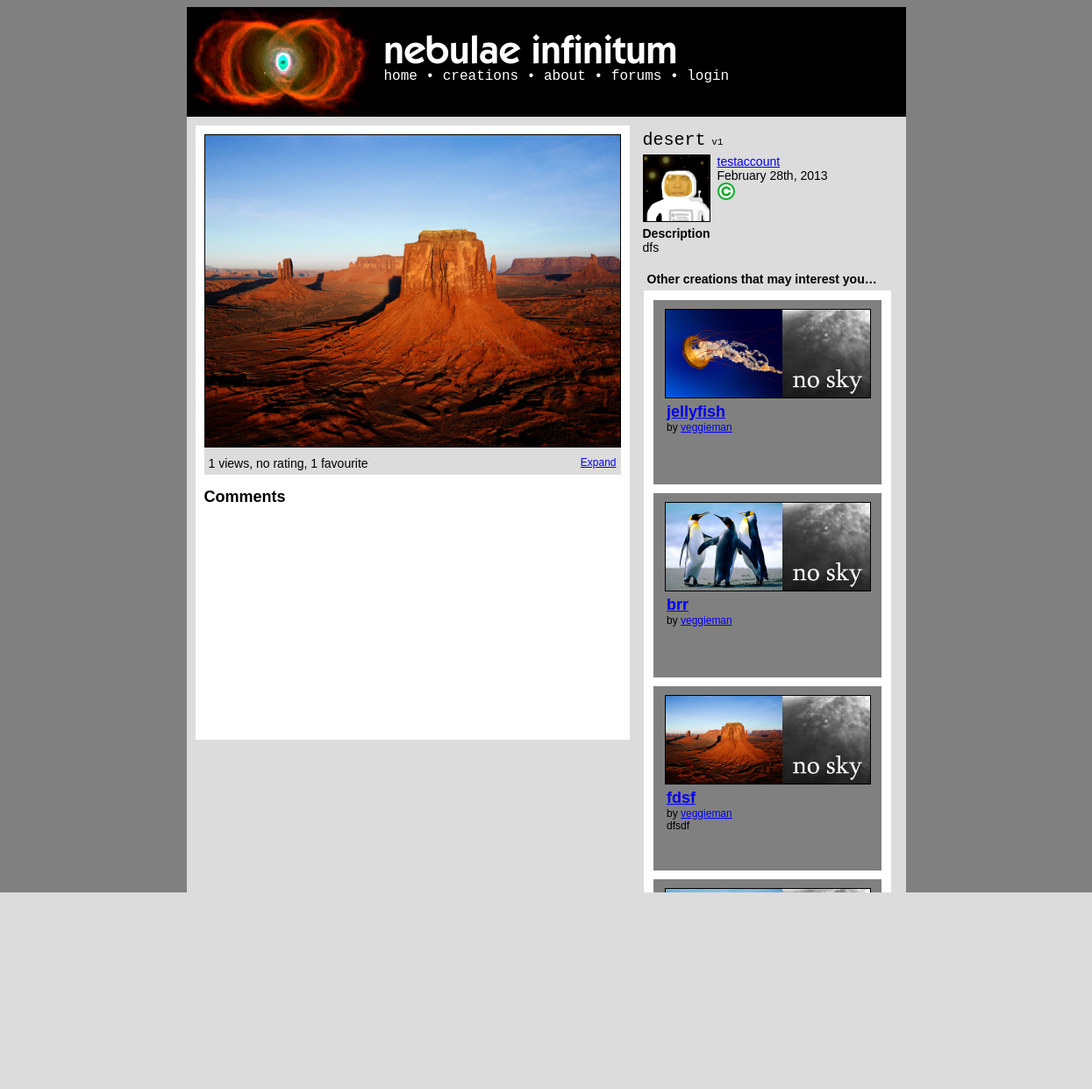
The app's page /creation.php?id=15 with its own data.
### tables this page shows
CREATE TABLE IF NOT EXISTS `creations` (
  `id` int(50) NOT NULL AUTO_INCREMENT,
  `name` varchar(50) NOT NULL,
  `type` enum('writing','flash','scratch','artwork','audio') NOT NULL,
  `ownerid` int(25) NOT NULL,
  `created` timestamp NULL DEFAULT NULL,
  `modified` timestamp NULL DEFAULT CURRENT_TIMESTAMP,
  `hidden` enum('no','censored','flagged','approved','byowner','deleted') NOT NULL DEFAULT 'no',
  `filetype` varchar(7) NOT NULL,
  `filename` varchar(25) NOT NULL,
  `descr` text,
  `advisory` text,
  `views` int(11) NOT NULL DEFAULT '0',
  `favourites` int(11) NOT NULL DEFAULT '0',
  `rating` decimal(2,1) NOT NULL DEFAULT '0.0',
  `license` enum('copyright','cc-0','cc-by','cc-by-nd','cc-by-sa','cc-by-nc','cc-by-nc-nd','cc-by-nc-sa','mit','gpl','bsd') NOT NULL DEFAULT 'copyright',
  PRIMARY KEY (`id`)
);

CREATE TABLE IF NOT EXISTS `users` (
  `id` int(50) NOT NULL AUTO_INCREMENT,
  `username` varchar(25) NOT NULL,
  `registered` timestamp NOT NULL DEFAULT CURRENT_TIMESTAMP,
  `rank` enum('user','mod','admin') NOT NULL DEFAULT 'user',
  `password` varchar(64) NOT NULL,
  `location` varchar(50) DEFAULT NULL,
  `banstatus` enum('unbanned','banned','deleted') NOT NULL DEFAULT 'unbanned',
  `banneduntil` date DEFAULT NULL,
  `bandate` date DEFAULT NULL,
  `icon` varchar(50) DEFAULT NULL,
  `about` text,
  `age` int(3) DEFAULT NULL,
  `gender` varchar(1) DEFAULT NULL,
  `email` varchar(50) NOT NULL,
  `registerip` varchar(20) NOT NULL,
  `banreason` text,
  `sb2player` enum('flash','js') NOT NULL DEFAULT 'flash',
  `notifications` enum('all','noreplies','nocomments','none') NOT NULL DEFAULT 'all',
  PRIMARY KEY (`id`)
);

### creation.php (called while the page is built, shortened)
<?php
$creationid = null;
if (isset($_GET["id"])) $creationid = htmlspecialchars($_GET["id"]);
$result = mysql_query("SELECT * FROM creations WHERE id = $creationid");
$creation = mysql_fetch_array($result);
$result = mysql_query("SELECT * FROM users WHERE id = ".$creation['ownerid']);
$user = mysql_fetch_array($result);
$views = mysql_num_rows(mysql_query("SELECT * FROM views WHERE creationid=".$creation['id']));
$favourites = mysql_num_rows(mysql_query("SELECT * FROM favourites WHERE creationid=".$creation['id']));
if (empty($ratings[0])) $ratings[0] = 0;
$cur_version_arr = mysql_fetch_row(mysql_query("SELECT MAX(number) FROM versions WHERE creationid=".$creation['id']));
$cur_version = $cur_version_arr[0];
if (empty($cur_version)){
	$cur_version = 1;
}
require_once("templates/creation_template.php");
function getRelatedCreations($creation,$amount){
	$amount--;
	for($i=0;$i<$amount;$i++){
		$related_creations[$i] = '';
	}
	$user_amount = ceil(0.50*$amount);
	$favourites_amount = ceil(0.25*$amount);
	$similar_amount = ceil(0.25*$amount);
	$user_creations_query=mysql_query("SELECT id FROM creations WHERE ownerid=".$creation['ownerid']." AND hidden='no' AND NOT id=".$creation['id']);
	if (mysql_num_rows($user_creations_query)>=$user_amount){
		$i=0;
		while($user_creation=mysql_fetch_row($user_creations_query)){
			$user_creations[$i]=$user_creation[0];
			$i++;
		}
		for ($i=0;$i<$user_amount;$i++){
			$random_pos = rand(0,$amount);
			if(empty($related_creations[$random_pos])){
				$random_id = rand(min($user_creations),max($user_creations));
				if (in_array($random_id, $related_creations)){
					$i--;
				}
				else {
					$related_creations[$random_pos] = rand(min($user_creations),max($user_creations));
				}
			}
			else $i--;
		}
	}
	else {
		$favourites_amount+=$user_amount;
	}
	$user_favourites_query=mysql_query("SELECT creationid FROM favourites WHERE userid=".$creation['ownerid']." AND NOT creationid=".$creation['id']);
	if (mysql_num_rows($user_favourites_query)>=$favourites_amount){
		$i=0;
		while($user_favourite=mysql_fetch_row($user_favourites_query)){
			$user_favourites_temp[$i]=$user_favourite[0];
			$i++;
		}
		$user_favourites = array();
		for($i=0;$i<count($user_favourites_temp);$i++){
			$user_check_query = mysql_fetch_row(mysql_query("SELECT ownerid FROM creations WHERE id=".$i));
			if($user_check_query=$creation['ownerid']){
				array_push($user_favourites,$user_favourites_temp[$i]);
			}
		}
		unset($user_favourites_temp);
		for ($i=0;$i<$favourites_amount;$i++){
			$random_pos = rand(0,$amount);
			if(empty($related_creations[$random_pos])){
				$random_id = rand(min($user_favourites),max($user_favourites));
				if (in_array($random_id, $related_creations)){
					$i--;
				}
				else {
					$related_creations[$random_pos] = rand(min($user_favourites),max($user_favourites));
				}
			}
			else $i--;
		}
	}
	else {
		$similar_amount+=$favourites_amount;
	}
	$similar_query=mysql_query("SELECT id FROM creations WHERE NOT id=".$creation['id']." AND hidden='no' AND NOT ownerid=".$creation['ownerid']);
	$i=0;
	while($similar_iterator=mysql_fetch_row($similar_query)){
		$similar[$i]=$similar_iterator[0];
		$i++;
	}
	for ($i=0;$i<$similar_amount;$i++){
		$random_pos = rand(0,$amount);
		if(empty($related_creations[$random_pos])){
			$random_id = rand(min($similar),max($similar));
			if (in_array($random_id, $related_creations)){
				$i--;
			}
			else {
				$related_creations[$random_pos] = rand(min($similar),max($similar));
			}
		}
		else $i--;
	}
	for($i=0;$i<=$amount;$i++){
		$related_creations[$i] =  mysql_fetch_array(mysql_query("SELECT * FROM creations WHERE id=".$related_creations[$i]));
	}
	return $related_creations;
}
?>

### config/functions.php (called while the page is built, shortened)
<?php
function get_username_from_id($id){
	$result = mysql_query("SELECT * FROM users WHERE id = '$id'") or die(mysql_error());
	$user = mysql_fetch_assoc($result);
	return $user['username'];
}
function bbcode_parse_description($text){
	$bbcode = new BBCode;
	$bbcode->RemoveRule('acronym');
	$bbcode->RemoveRule('color');
	$bbcode->RemoveRule('size');
	$bbcode->RemoveRule('quote');
	$bbcode->RemoveRule('font');
	$bbcode->RemoveRule('wiki');
	$bbcode->RemoveRule('img');
	$bbcode->RemoveRule('rule');
	$bbcode->RemoveRule('br');
	$bbcode->RemoveRule('center');
	$bbcode->RemoveRule('left');
	$bbcode->RemoveRule('right');
	$bbcode->RemoveRule('indent');
	$bbcode->RemoveRule('columns');
	$bbcode->RemoveRule('nextcol');
	$bbcode->RemoveRule('code');
	$bbcode->RemoveRule('list');
	$bbcode->RemoveRule('*');
	return $bbcode->Parse($text);
}
?>

### templates/creation_template.php (the view, shortened to what this page needs)
<!DOCTYPE html>
<html>
<head>
<link rel="stylesheet" type="text/css" href="templates/style.php" media="screen" />
</head>
<body onload="javascript:illuminate();">
<?php require_once("header.php"); ?>
<div class="container" style="min-height:700px;">
<div class="cleft">
	<div class="ccontainer" <?php if($creation['type']=="scratch") echo 'style="width:486px;margin:auto;margin-top:5px;"'; ?>>
		<div class="creation">
			<?php
			switch($creation['type']){
				case "artwork":
					echo '<img src="data/creations/'.$creation['filename'].'" class="cimg" '.$svgwidth.'/>';
				break;
			}
			?>
		</div>
		<div class="creationstatsleft" style="float:left;padding:5px;">
			<div class="infotext" style="font-size:14px;">
				<?php
				echo $views;
				if ($view ==1){
					echo " view";
				}
				else{
					echo " views";
				}
				if (number_format(array_sum($ratings)/count($ratings),1)==0.0){
					echo ", no rating";
				}
				else{
					echo ", rated ".number_format(array_sum($ratings)/count($ratings),1);
				}
				echo ", ".$favourites;
				if ($favourites == 1){
					echo " favourite";
				}
				else{
					echo " favourites";
				}
				?>
			</div>
		</div>
		<div class="creationstatsright" style="float:right;padding:5px;">
			<div class="downloadboxes" style="text-align:right;">
				<?php
				switch($creation['type']){
					case "artwork":
						echo '<div><a href="javascript:expand();">Expand</a></div>';
						break;
					}
				?>
			</div>
		</div>
	</div>
	<h2 style="padding-left:10px;">Comments</h2>
</div>
<div class="cright">
	<div class="ctitle">
		<?php
		echo stripslashes($creation['name']);
		echo '<span style="font-size:11px;"> v'.$cur_version;
		echo '</span>';
		?>
	</div>
	<div class="cinfo">
		<div class="creationownericon">
			<?php
			if (!empty($user['icon'])) echo '<img class="cicon" src="data/usericons/'.$user['icon'].'"/>';
			else echo '<img class="cicon" src="data/usericons/default.png"/>';
			?>
		</div>
		<div class="cusertext">
			<div class="cuserlink">
				<?php
				echo '<a href="user.php?id='.$user['id'].'">'.$user['username'].'</a>';if ($user['rank'] == "admin" || $user['rank'] == "mod") echo '<a href="info/staff.php" style="text-decoration:none;">'.STAFF_SYMBOL.'</a>';
				?>
			</div>
			<div class="creationtime">
				<?php
				echo date("F jS, Y", strtotime($creation['created']));
				?>
			</div>
			<div class="creationlicense">
				<?php
				switch($creation['license']){
					case 'copyright':
						echo '<img src="data/icons/licenses/copyright.png"/>';
						break;
				}
				?>
			</div>
		</div>
	</div>
	<?php
	if (!empty($creation['descr'])){
		echo '<div class="ccontent desc" style="margin:5px;">
		<strong style="display:block;">Description</strong>
		'.bbcode_parse_description(stripslashes($creation['descr'])).'
	</div>';
	}
	?>
	<div class="relatedcreationsblock" style="margin-top:20px;">
		<strong style="display:block;font-size:14px;margin-left:10px;margin-bottom:-5px;">Other creations that may interest you&hellip;</strong>
		<div class="relatedcreationscontainer" style="background-color:white;margin:auto;padding:1px;margin-top:10px;width:280px;">
			<?php
			$related_amount = 4;
			$related_creations = getRelatedCreations($creation,$related_amount);
			foreach($related_creations as $related_creation){
				if(file_exists("data/thumbs/".$related_creation['id'].".png")){
					$image_thumb = $related_creation['id'];
				}
				else{
					$image_thumb = "default";
				}
				if(file_exists("data/usericons/".$related_creation['ownerid'].".png")){
					$user_thumb = $related_creation['ownerid'];
				}
				else{
					$user_thumb = "default";
				}
				if(strlen(stripslashes($related_creation['descr']))>500){
					$creation_description = substr(str_replace("<br />\n<br />\n"," ",bbcode_parse_description(stripslashes($related_creation['descr']))),0,500);
				}
				else{
					$creation_description = str_replace("<br />\n<br />\n"," ",bbcode_parse_description(stripslashes($related_creation['descr'])));
				}
				echo '
			<div class="relatedcreation" style="height:180px;width:240px;margin:10px;padding:10px;padding-bottom:20px;background-color:grey;">
				<div class="relatedimgs" style="margin:auto;width:233px;height:100px;background-color:white;border:1px solid black;">
					<a href="creation.php?id='.$related_creation['id'].'"><img class="relatedthumb" style="height:100px;width:133px;display:inline;" src="data/thumbs/'.$image_thumb.'.png" /></a><a href="user.php?id='.$related_creation['ownerid'].'"><img class="relateduser" style="height:100px;width:100px;display:inline;" src="data/usericons/'.$user_thumb.'.png" /></a>
				</div>
				<div class="relatedtext" style="margin:5px;">
					<div class="relatedleft" style="float:left;">
						<strong style="font-size:18px;"><a href="creation.php?id='.$related_creation['id'].'">'.$related_creation['name'].'</a></strong>
						<div class="relatedbyline" style="">
							by <a href="user.php?id='.$related_creation['ownerid'].'">'.get_username_from_id($related_creation['ownerid']).'</a>
						</div>
						<div class="relateddesc" style="width:230px;height:45px;overflow:hidden;">
							'.$creation_description.'
						</div>
					</div>
				</div>
			</div>';
			}
			?>
		</div>
	</div>
</div>
</div>
</body>
</html>

### config/include/nbbc.php (shortened to what this page needs)
<?php
class BBCodeLexer {
var $state;
var $input;
var $ptr;
var $verbatim;
function BBCodeLexer($string, $tagmarker = '[') {
$regex_beginmarkers = Array( '[' => '\[', '<' => '<', '{' => '\{', '(' => '\(' );
$regex_endmarkers = Array( '[' => '\]', '<' => '>', '{' => '\}', '(' => '\)' );
$endmarkers = Array( '[' => ']', '<' => '>', '{' => '}', '(' => ')' );
$e = $regex_endmarkers[$tagmarker];
$b = $regex_beginmarkers[$tagmarker];
$this->pat_main = "/( "
. "{$b}"
. "(?! -- | ' | !-- | {$b}{$b} )"
. "(?: [^\\n\\r{$b}{$e}] | \\\" [^\\\"\\n\\r]* \\\" | \\' [^\\'\\n\\r]* \\' )*"
. "{$e}"
. "| {$b}{$b} (?: [^{$e}\\r\\n] | {$e}[^{$e}\\r\\n] )* {$e}{$e}"
. "| {$b} (?: -- | ' ) (?: [^{$e}\\n\\r]* ) {$e}"
. "| {$b}!-- (?: [^-] | -[^-] | --[^{$e}] )* --{$e}"
. "| -----+"
. "| \\x0D\\x0A | \\x0A\\x0D | \\x0D | \\x0A"
. "| [\\x00-\\x09\\x0B-\\x0C\\x0E-\\x20]+(?=[\\x0D\\x0A{$b}]|-----|$)"
. "| (?<=[\\x0D\\x0A{$e}]|-----|^)[\\x00-\\x09\\x0B-\\x0C\\x0E-\\x20]+"
. " )/Dx";
$this->input = preg_split($this->pat_main, $string, -1, PREG_SPLIT_DELIM_CAPTURE);
$this->ptr = 0;
$this->unget = false;
$this->state = BBCODE_LEXSTATE_TEXT;
$this->verbatim = false;
}
function NextToken() {
while (true) {
if ($this->ptr >= count($this->input)) {
return $this->token = BBCODE_EOI;
}
$this->text = preg_replace("/[\\x00-\\x08\\x0B-\\x0C\\x0E-\\x1F]/", "",
$this->input[$this->ptr++]);
if ($this->verbatim) {
$this->tag = false;
if ($this->state == BBCODE_LEXSTATE_TEXT) {
$this->state = BBCODE_LEXSTATE_TAG;
$token_type = BBCODE_TEXT;
}
else {
$this->state = BBCODE_LEXSTATE_TEXT;
switch (ord(substr($this->text, 0, 1))) {
case 10:
case 13:
$token_type = BBCODE_NL;
break;
default:
$token_type = BBCODE_WS;
break;
case 45:
case 40:
case 60:
case 91:
case 123:
$token_type = BBCODE_TEXT;
break;
}
}
if (strlen($this->text) > 0)
return $this->token = $token_type;
}
else if ($this->state == BBCODE_LEXSTATE_TEXT) {
$this->state = BBCODE_LEXSTATE_TAG;
if (strlen($this->text) > 0)
return $this->token = BBCODE_TEXT;
}
}
}
}
class BBCode {
var $current_class;
var $root_class;
var $allow_ampersand;
var $tag_marker;
var $plain_mode;
var $detect_urls;
var $output_limit;
var $enable_smileys;
var $debug;
function BBCode() {
$this->defaults = new BBCodeLibrary;
$this->enable_smileys = false;
$this->pre_trim = "";
$this->post_trim = "";
$this->root_class = 'block';
$this->tag_marker = '[';
$this->current_class = $this->root_class;
$this->debug = false;
$this->output_limit = 0;
$this->plain_mode = false;
$this->detect_urls = false;
}
function GetDefaultWikiURL() { return '/?page='; }
function GetDefaultLocalImgDir() { return "img"; }
function GetDefaultLocalImgURL() { return "img"; }
function GetDefaultRuleHTML() { return "\n<hr class=\"bbcode_rule\" />\n"; }
function GetDefaultSmileyDir() { return "smileys"; }
function GetDefaultSmileyURL() { return "smileys"; }
function HTMLEncode($string) {
if (!$this->allow_ampersand)
return htmlspecialchars($string);
else return str_replace(Array('<', '>', '"'),
Array('&lt;', '&gt;', '&quot;'), $string);
}
function FixupOutput($string) {
if (!$this->detect_urls) {
$output = $this->Internal_ProcessSmileys($string);
}
return $output;
}
function Internal_ProcessSmileys($string) {
if (!$this->enable_smileys || $this->plain_mode) {
$output = $this->HTMLEncode($string);
}
return $output;
}
function Internal_CollectTextReverse($array, $start = 0, $end = 0) {
for ($start = intval($start); $start >= $end; $start--)
print $array[$start][BBCODE_STACK_TEXT];
$output = ob_get_contents();
return $output;
}
function Internal_GenerateOutput($pos) {
$output = Array();
while (count($this->stack) > $pos) {
$token = array_pop($this->stack);
if ($token[BBCODE_STACK_TOKEN] != BBCODE_TAG) {
$output[] = $token;
}
}
return $output;
}
function Internal_ComputeCurrentClass() {
if (count($this->stack) > 0)
$this->current_class = $this->stack[count($this->stack)-1][BBCODE_STACK_CLASS];
else $this->current_class = $this->root_class;
}
function Parse($string) {
$this->lexer = new BBCodeLexer($string, $this->tag_marker);
$this->lexer->debug = $this->debug;
$old_output_limit = $this->output_limit;
$this->stack = Array();
while (true) {
if (($token_type = $this->lexer->NextToken()) == BBCODE_EOI) {
break;
}
switch ($token_type) {
case BBCODE_TEXT:
$this->stack[] = Array(
BBCODE_STACK_TOKEN => BBCODE_TEXT,
BBCODE_STACK_TEXT => $this->FixupOutput($this->lexer->text),
BBCODE_STACK_TAG => false,
BBCODE_STACK_CLASS => $this->current_class,
);
break;
}
}
$result = $this->Internal_GenerateOutput(0);
$result = $this->Internal_CollectTextReverse($result, count($result) - 1);
$this->output_limit = $old_output_limit;
return $result;
}
}

### records on screen
creations: filename (picture), name "desert", created "February 28th, 2013"
users: username "testaccount"
creations: shows a picture, name "jellyfish", ownerid.username "veggieman"
creations: name "brr", ownerid.username "veggieman"
creations: shows a picture, name "fdsf", ownerid.username "veggieman", start "dfsdf"

### other values on screen
SITE_NAME "nebulae infinitum"
$views "1"
$favourites "1"
$cur_version "1"
$array[$start][BBCODE_STACK_TEXT] "dfs"
